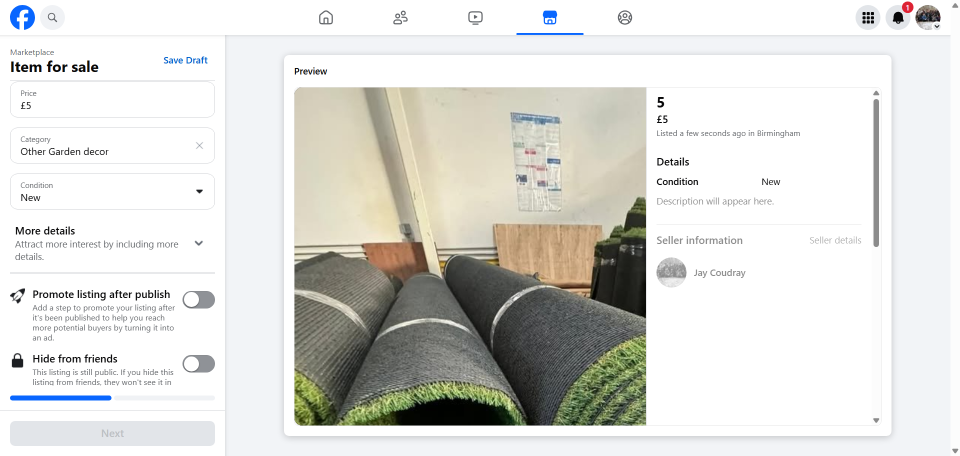
#> input picture error_create_1758034740.png, 1920 x 912 px, given as the content of the folder accounts, which was not available (shown at 1/2 size)
$ python test_metadata.py error_create_1758034740.png
#> lines starting #> are read from the running program, lines starting #| are printed output that depends on the picture; pictures that were not available may be replaced by others from this repository, and a replacement may not be noted
### image_metadata.py
#!/usr/bin/env python3
"""
Image Metadata Modification Module
Modifies image EXIF data to appear as if taken on iPhone 12 from random UK locations.
"""

import os
import random
import datetime
from PIL import Image, ImageEnhance
from PIL.ExifTags import TAGS, GPSTAGS
import piexif
import json

class ImageMetadataModifier:
    """Modifies image metadata to appear as iPhone 12 photos from UK locations."""

    def __init__(self):
        """Initialize the metadata modifier with iPhone 12 camera specs."""
        # Perceptual shift ranges (±10% to ±25% for very noticeable changes)
        self.brightness_min = 0.85  # -15% to +25%
        self.brightness_max = 1.25
        self.contrast_min = 0.80    # -20% to +25%
        self.contrast_max = 1.25

        # Geometric manipulation ranges (±2% to ±5% resize for more noticeable changes)
        self.scale_min = 0.95       # -5%
        self.scale_max = 1.05       # +5%

        # JPEG quality range (88-92 instead of typical 90-95)
        self.quality_min = 88
        self.quality_max = 92

        self.iphone_12_specs = {
            'make': 'Apple',
            'model': 'iPhone 12',
            'software': '15.0',
            'orientation': 1,
            'x_resolution': 72,
            'y_resolution': 72,
            'resolution_unit': 2,
            'color_space': 1,
            'exif_version': b'0232',
            'flashpix_version': b'0100',
            'white_balance': 0,
            'digital_zoom_ratio': (1, 1),
            'focal_length': (4, 1),  # 4mm
            'focal_length_in_35mm_film': 26,
            'scene_capture_type': 0,
            'gain_control': 0,
            'contrast': 0,
            'saturation': 0,
            'sharpness': 0,
            'subject_distance_range': 0,
            'lens_specification': ((4, 1), (4, 1), (18, 10), (18, 10)),  # 4mm f/1.8
            'lens_make': 'Apple',
            'lens_model': 'iPhone 12 back dual wide camera 4.25mm f/1.6'
        }

        # UK major cities with coordinates (properly labeled with country)
        self.uk_locations = [
            # England
            {'name': 'London, United Kingdom', 'lat': 51.5074, 'lon': -0.1278},
            {'name': 'Manchester, United Kingdom', 'lat': 53.4808, 'lon': -2.2426},
            {'name': 'Birmingham, United Kingdom', 'lat': 52.4862, 'lon': -1.8904},
            {'name': 'Leeds, United Kingdom', 'lat': 53.8008, 'lon': -1.5491},
            {'name': 'Liverpool, United Kingdom', 'lat': 53.4084, 'lon': -2.9916},
            {'name': 'Bristol, United Kingdom', 'lat': 51.4545, 'lon': -2.5879},
            {'name': 'Newcastle, United Kingdom', 'lat': 54.9783, 'lon': -1.6178},
            {'name': 'Sheffield, United Kingdom', 'lat': 53.3811, 'lon': -1.4701},
            {'name': 'Nottingham, United Kingdom', 'lat': 52.9548, 'lon': -1.1581},
            {'name': 'Leicester, United Kingdom', 'lat': 52.6369, 'lon': -1.1398},
            {'name': 'Coventry, United Kingdom', 'lat': 52.4068, 'lon': -1.5197},
            {'name': 'Bradford, United Kingdom', 'lat': 53.7960, 'lon': -1.7594},
            {'name': 'Brighton, United Kingdom', 'lat': 50.8225, 'lon': -0.1372},
            {'name': 'Plymouth, United Kingdom', 'lat': 50.3755, 'lon': -4.1427},
            {'name': 'Southampton, United Kingdom', 'lat': 50.9097, 'lon': -1.4044},
            {'name': 'Reading, United Kingdom', 'lat': 51.4543, 'lon': -0.9781},
            # Wales
            {'name': 'Cardiff, Wales', 'lat': 51.4816, 'lon': -3.1791},
            {'name': 'Swansea, Wales', 'lat': 51.6214, 'lon': -3.9436},
            {'name': 'Newport, Wales', 'lat': 51.5842, 'lon': -2.9977},
            {'name': 'Bridgend, Wales', 'lat': 51.5042, 'lon': -3.5767},
            # Scotland
            {'name': 'Glasgow, Scotland', 'lat': 55.8642, 'lon': -4.2518},
            {'name': 'Edinburgh, Scotland', 'lat': 55.9533, 'lon': -3.1883}
        ]

    def generate_random_uk_location(self):
        """Generate a random UK location with slight coordinate variation."""
        base_location = random.choice(self.uk_locations)

        # Add small random variation to coordinates (±0.1 degrees ≈ ±11km)
        lat_variation = random.uniform(-0.1, 0.1)
        lon_variation = random.uniform(-0.1, 0.1)

        return {
            'name': base_location['name'],
            'lat': base_location['lat'] + lat_variation,
            'lon': base_location['lon'] + lon_variation
        }

    def generate_random_timestamp(self, days_back=30):
        """Generate a random timestamp within the last N days."""
        now = datetime.datetime.now()
        random_days = random.randint(1, days_back)
        random_hours = random.randint(0, 23)
        random_minutes = random.randint(0, 59)
        random_seconds = random.randint(0, 59)

        photo_time = now - datetime.timedelta(
            days=random_days,
            hours=random_hours,
            minutes=random_minutes,
            seconds=random_seconds
        )

        return photo_time

    def apply_perceptual_shift(self, image):
        """
        Apply minimal random adjustments to brightness and contrast.
        Changes are subtle (±2% to ±5%) to avoid detection while maintaining quality.

        Args:
            image: PIL Image object

        Returns:
            tuple: (modified image, brightness_factor, contrast_factor)
        """
        # Generate random factors within safe ranges
        brightness_factor = random.uniform(self.brightness_min, self.brightness_max)
        contrast_factor = random.uniform(self.contrast_min, self.contrast_max)

        # Apply brightness adjustment
        enhancer = ImageEnhance.Brightness(image)
        image = enhancer.enhance(brightness_factor)

        # Apply contrast adjustment
        enhancer = ImageEnhance.Contrast(image)
        image = enhancer.enhance(contrast_factor)

        return image, brightness_factor, contrast_factor

    def apply_geometric_manipulation(self, image):
        """
        Apply subtle geometric manipulation: resize by small amount, then crop.
        This changes pixel dimensions slightly to create a unique image signature.

        Args:
            image: PIL Image object

        Returns:
            tuple: (modified image, scale_factor, final_size)
        """
        original_width, original_height = image.size

        # Calculate scale factor (±0.3% to ±0.7%)
        scale_factor = random.uniform(self.scale_min, self.scale_max)

        # Calculate new dimensions
        new_width = int(original_width * scale_factor)
        new_height = int(original_height * scale_factor)

        # Resize image using high-quality resampling
        from PIL import Image as PILImage
        resized_image = image.resize((new_width, new_height), PILImage.LANCZOS)

        # Determine final dimensions (crop to common aspect ratios)
        # Try to maintain original aspect ratio but with slightly different dimensions
        aspect_ratio = original_width / original_height

        # Adjust final dimensions to be non-standard
        # Add or subtract 1-3 pixels from each dimension
        width_adjustment = random.randint(-3, 3)
        height_adjustment = random.randint(-3, 3)

        final_width = max(new_width + width_adjustment, 100)  # Minimum 100px
        final_height = max(new_height + height_adjustment, 100)

        # Ensure final dimensions don't exceed resized dimensions
        final_width = min(final_width, new_width)
        final_height = min(final_height, new_height)

        # Calculate crop box (center crop if needed)
        if final_width < new_width or final_height < new_height:
            left = (new_width - final_width) // 2
            top = (new_height - final_height) // 2
            right = left + final_width
            bottom = top + final_height

            final_image = resized_image.crop((left, top, right, bottom))
        else:
            final_image = resized_image

        return final_image, scale_factor, (final_width, final_height)

    # [8 lines left out: function generate_random_jpeg_quality, not called in this run]

    def create_gps_exif(self, lat, lon, altitude=None):
        """Create GPS EXIF data for the given coordinates."""
        if altitude is None:
            altitude = random.randint(10, 200)  # Random altitude 10-200m

        # Convert to degrees, minutes, seconds format
        def deg_to_dms(deg):
            d = int(deg)
            m = int((deg - d) * 60)
            s = ((deg - d) * 60 - m) * 60
            return ((d, 1), (m, 1), (int(s * 100), 100))

        lat_dms = deg_to_dms(abs(lat))
        lon_dms = deg_to_dms(abs(lon))

        gps_ifd = {
            piexif.GPSIFD.GPSVersionID: (2, 0, 0, 0),
            piexif.GPSIFD.GPSLatitudeRef: 'N' if lat >= 0 else 'S',
            piexif.GPSIFD.GPSLatitude: lat_dms,
            piexif.GPSIFD.GPSLongitudeRef: 'E' if lon >= 0 else 'W',
            piexif.GPSIFD.GPSLongitude: lon_dms,
            piexif.GPSIFD.GPSAltitudeRef: 0,
            piexif.GPSIFD.GPSAltitude: (altitude, 1),
            piexif.GPSIFD.GPSTimeStamp: (
                (random.randint(8, 18), 1),  # Hour
                (random.randint(0, 59), 1),  # Minute
                (random.randint(0, 59), 1)   # Second
            )
        }

        return gps_ifd

    def create_exif_data(self, location, timestamp):
        """Create complete EXIF data for iPhone 12."""
        # Create GPS data
        gps_ifd = self.create_gps_exif(location['lat'], location['lon'])

        # Create main EXIF data
        exif_ifd = {
            piexif.ExifIFD.DateTimeOriginal: timestamp.strftime('%Y:%m:%d %H:%M:%S'),
            piexif.ExifIFD.DateTimeDigitized: timestamp.strftime('%Y:%m:%d %H:%M:%S'),
            piexif.ExifIFD.ExifVersion: self.iphone_12_specs['exif_version'],
            piexif.ExifIFD.FlashpixVersion: self.iphone_12_specs['flashpix_version'],
            piexif.ExifIFD.WhiteBalance: self.iphone_12_specs['white_balance'],
            piexif.ExifIFD.DigitalZoomRatio: self.iphone_12_specs['digital_zoom_ratio'],
            piexif.ExifIFD.FocalLength: self.iphone_12_specs['focal_length'],
            piexif.ExifIFD.FocalLengthIn35mmFilm: self.iphone_12_specs['focal_length_in_35mm_film'],
            piexif.ExifIFD.SceneCaptureType: self.iphone_12_specs['scene_capture_type'],
            piexif.ExifIFD.GainControl: self.iphone_12_specs['gain_control'],
            piexif.ExifIFD.Contrast: self.iphone_12_specs['contrast'],
            piexif.ExifIFD.Saturation: self.iphone_12_specs['saturation'],
            piexif.ExifIFD.Sharpness: self.iphone_12_specs['sharpness'],
            piexif.ExifIFD.SubjectDistanceRange: self.iphone_12_specs['subject_distance_range'],
            piexif.ExifIFD.LensSpecification: self.iphone_12_specs['lens_specification'],
            piexif.ExifIFD.LensMake: self.iphone_12_specs['lens_make'],
            piexif.ExifIFD.LensModel: self.iphone_12_specs['lens_model']
        }

        # Create IFD0 data
        zeroth_ifd = {
            piexif.ImageIFD.Make: self.iphone_12_specs['make'],
            piexif.ImageIFD.Model: self.iphone_12_specs['model'],
            piexif.ImageIFD.Software: self.iphone_12_specs['software'],
            piexif.ImageIFD.Orientation: self.iphone_12_specs['orientation'],
            piexif.ImageIFD.XResolution: (self.iphone_12_specs['x_resolution'], 1),
            piexif.ImageIFD.YResolution: (self.iphone_12_specs['y_resolution'], 1),
            piexif.ImageIFD.ResolutionUnit: self.iphone_12_specs['resolution_unit'],
            # piexif.ImageIFD.ColorSpace: self.iphone_12_specs['color_space'],  # Not available in this piexif version
            piexif.ImageIFD.DateTime: timestamp.strftime('%Y:%m:%d %H:%M:%S')
        }

        # Combine all EXIF data
        exif_dict = {
            "0th": zeroth_ifd,
            "Exif": exif_ifd,
            "GPS": gps_ifd
        }

        return exif_dict

    def modify_image_metadata(self, image_path, output_path=None):
        """
        Apply comprehensive anti-duplicate detection pipeline:
        1. Metadata stripping (replaced with new iPhone 12 metadata)
        2. Perceptual shift (subtle brightness/contrast changes)
        3. Geometric manipulation (resize + crop to unique dimensions)
        4. Compression change (random JPEG quality 88-92)

        This creates a unique perceptual hash while maintaining visual quality.

        Args:
            image_path (str): Path to input image
            output_path (str): Path to save modified image (optional)

        Returns:
            dict: Information about the modification
        """
        try:
            # Generate random location and timestamp for new metadata
            location = self.generate_random_uk_location()
            timestamp = self.generate_random_timestamp()

            # STEP 1: Open image (existing metadata will be stripped when saving)
            image = Image.open(image_path)
            original_size = image.size

            # Convert to RGB if needed (for JPEG compatibility)
            if image.mode in ('RGBA', 'LA', 'P'):
                rgb_image = Image.new('RGB', image.size, (255, 255, 255))
                if image.mode == 'P':
                    image = image.convert('RGBA')
                rgb_image.paste(image, mask=image.split()[-1] if image.mode == 'RGBA' else None)
                image = rgb_image

            # STEP 2: Apply perceptual shift (noticeable brightness/contrast changes)
            image, brightness_factor, contrast_factor = self.apply_perceptual_shift(image)

            # STEP 2.5: Apply additional contrast enhancement for visibility
            from PIL import ImageEnhance
            contrast_enhancer = ImageEnhance.Contrast(image)
            additional_contrast = random.uniform(0.9, 1.1)  # Additional ±10% contrast
            image = contrast_enhancer.enhance(additional_contrast)

            # STEP 3: Apply geometric manipulation (resize + crop)
            image, scale_factor, final_size = self.apply_geometric_manipulation(image)

            # STEP 4: Create new EXIF data (replaces old metadata)
            exif_dict = self.create_exif_data(location, timestamp)
            exif_bytes = piexif.dump(exif_dict)

            # Generate random JPEG quality for unique compression signature
            jpeg_quality = self.generate_random_jpeg_quality()

            # Determine output path
            if output_path is None:
                output_path = image_path  # Overwrite original

            # Save with new EXIF data and random quality
            image.save(output_path, 'JPEG', exif=exif_bytes, quality=jpeg_quality, optimize=True)

            # Calculate actual changes for reporting
            brightness_change = (brightness_factor - 1.0) * 100
            contrast_change = (contrast_factor - 1.0) * 100
            additional_contrast_change = (additional_contrast - 1.0) * 100
            total_contrast_change = contrast_change + additional_contrast_change
            size_change = (scale_factor - 1.0) * 100

            # Return comprehensive modification info
            return {
                'success': True,
                'original_path': image_path,
                'output_path': output_path,
                'location': location,
                'timestamp': timestamp.strftime('%Y-%m-%d %H:%M:%S'),
                'camera': f"{self.iphone_12_specs['make']} {self.iphone_12_specs['model']}",
                'brightness_factor': f"{brightness_factor:.4f}",
                'contrast_factor': f"{contrast_factor:.4f}",
                'brightness_change_pct': f"{brightness_change:+.2f}%",
                'contrast_change_pct': f"{total_contrast_change:+.2f}%",
                'scale_factor': f"{scale_factor:.4f}",
                'size_change_pct': f"{size_change:+.2f}%",
                'original_size': f"{original_size[0]}x{original_size[1]}",
                'final_size': f"{final_size[0]}x{final_size[1]}",
                'jpeg_quality': jpeg_quality
            }

        except Exception as e:
            return {
                'success': False,
                'error': str(e),
                'original_path': image_path
            }

    # [44 lines left out: function modify_multiple_images, not called in this run]

    def get_image_info(self, image_path):
        """Get current image metadata information."""
        try:
            image = Image.open(image_path)
            exif_data = image._getexif()

            if exif_data is None:
                return {'has_exif': False, 'message': 'No EXIF data found'}

            exif_info = {}
            for tag_id, value in exif_data.items():
                tag = TAGS.get(tag_id, tag_id)
                exif_info[tag] = value

            return {
                'has_exif': True,
                'exif_data': exif_info,
                'image_size': image.size,
                'image_mode': image.mode
            }

        except Exception as e:
            return {
                'has_exif': False,
                'error': str(e)
            }

# [34 lines left out: function main, not called in this run]

# [2 lines that do not run on import are left out]

### test_metadata.py
#!/usr/bin/env python3
"""
Test script for image metadata modification functionality.
"""

import os
import sys
from image_metadata import ImageMetadataModifier

def test_metadata_modification():
    """Test the metadata modification functionality."""
    print("🧪 Testing Image Metadata Modification")
    print("=" * 50)

    # Initialize modifier
    modifier = ImageMetadataModifier()

    # Find test images
    test_images = []
    for root, dirs, files in os.walk('accounts'):
        for file in files:
            if file.lower().endswith(('.jpg', '.jpeg', '.png')):
                test_images.append(os.path.join(root, file))
                if len(test_images) >= 3:  # Test with up to 3 images
                    break
        if len(test_images) >= 3:
            break

    if not test_images:
        print("❌ No test images found in accounts directory")
        print("💡 Add some images to test the metadata modification")
        return False

    print(f"📸 Found {len(test_images)} test images")
    print()

    # Test individual image modification
    print("🔧 Testing individual image modification...")
    test_image = test_images[0]
    print(f"📁 Test image: {os.path.basename(test_image)}")

    # Create output directory for test
    test_output_dir = "test_metadata_output"
    os.makedirs(test_output_dir, exist_ok=True)

    # Get original image info
    print("\n📊 Original image info:")
    original_info = modifier.get_image_info(test_image)
    if original_info['has_exif']:
        print("✅ Has EXIF data")
        if 'Make' in original_info['exif_data']:
            print(f"   Camera: {original_info['exif_data'].get('Make', 'Unknown')} {original_info['exif_data'].get('Model', 'Unknown')}")
        if 'DateTime' in original_info['exif_data']:
            print(f"   Date: {original_info['exif_data'].get('DateTime', 'Unknown')}")
    else:
        print("❌ No EXIF data found")

    # Modify the image
    output_path = os.path.join(test_output_dir, f"modified_{os.path.basename(test_image)}")
    result = modifier.modify_image_metadata(test_image, output_path)

    if result['success']:
        print(f"\n✅ Image modified successfully!")
        print(f"📁 Output: {output_path}")
        print(f"📍 Location: {result['location']['name']} ({result['location']['lat']:.4f}, {result['location']['lon']:.4f})")
        print(f"📅 Date: {result['timestamp']}")
        print(f"📱 Camera: {result['camera']}")

        # Check modified image info
        print("\n📊 Modified image info:")
        modified_info = modifier.get_image_info(output_path)
        if modified_info['has_exif']:
            print("✅ Has EXIF data")
            if 'Make' in modified_info['exif_data']:
                print(f"   Camera: {modified_info['exif_data'].get('Make', 'Unknown')} {modified_info['exif_data'].get('Model', 'Unknown')}")
            if 'DateTime' in modified_info['exif_data']:
                print(f"   Date: {modified_info['exif_data'].get('DateTime', 'Unknown')}")
            if 'GPS' in modified_info['exif_data']:
                print("   GPS: ✅ Location data present")
        else:
            print("❌ No EXIF data found")
    else:
        print(f"❌ Failed to modify image: {result['error']}")
        return False

    # Test multiple image modification
    print(f"\n🔧 Testing multiple image modification...")
    multiple_results = modifier.modify_multiple_images(test_images[:2], test_output_dir)

    successful = sum(1 for r in multiple_results if r['success'])
    print(f"\n📊 Multiple image test: {successful}/{len(multiple_results)} successful")

    # Show UK locations
    print(f"\n🇬🇧 Available UK locations:")
    for i, location in enumerate(modifier.uk_locations[:10], 1):
        print(f"   {i:2d}. {location['name']} ({location['lat']:.4f}, {location['lon']:.4f})")
    if len(modifier.uk_locations) > 10:
        print(f"   ... and {len(modifier.uk_locations) - 10} more")

    print(f"\n🎉 Metadata modification test completed!")
    print(f"📁 Test output directory: {test_output_dir}")
    print("💡 Check the modified images to see the new metadata")

    return True

# [22 lines left out: function show_metadata_info, not called in this run]

def main():
    """Main test function."""
    print("🧪 Image Metadata Modification Test Suite")
    print("=" * 50)

    if len(sys.argv) > 1 and sys.argv[1] == '--info':
        show_metadata_info()
        return

    try:
        success = test_metadata_modification()
#> in get_image_info, image is the input picture: PIL image 1920x912 RGB; mean R, G, B 220.3, 220.2, 216.2
#> in apply_perceptual_shift, `image = enhancer.enhance(brightness_factor)`:
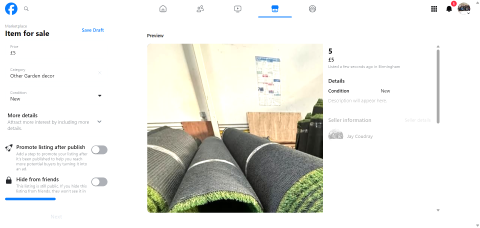
#> image: PIL image 1920x912 RGB (shown at 1/4 size); mean R, G, B 231.6, 231.7, 226.7
#> in apply_perceptual_shift, `image = enhancer.enhance(contrast_factor)`:
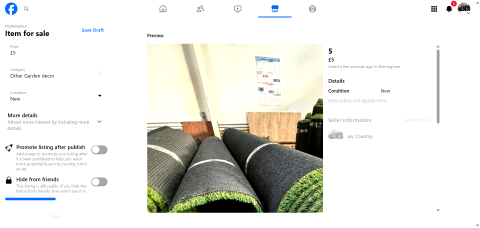
#> image: PIL image 1920x912 RGB (shown at 1/4 size); mean R, G, B 228.7, 228.7, 223.3
#> in modify_image_metadata, `image, brightness_factor, contrast_factor = self.apply_perceptual_shif..`: brightness_factor = 1.22; contrast_factor = 1.17
#> in apply_geometric_manipulation, `resized_image = image.resize((new_width, new_height), PILImage.LANCZOS)`:
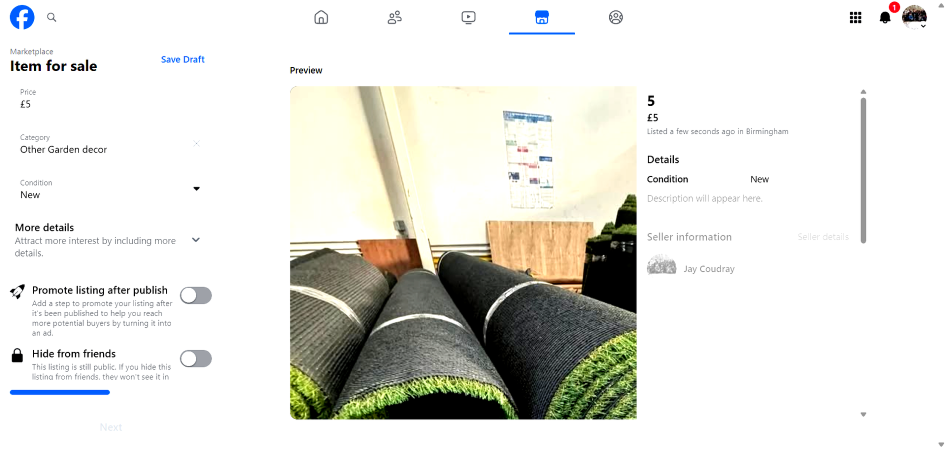
#> resized_image: PIL image 1892x899 RGB (shown at 1/2 size); mean R, G, B 227, 226.9, 221.3
#> in modify_image_metadata, `image, scale_factor, final_size = self.apply_geometric_manipulation(im..`: scale_factor = 0.986; final_size = (1890, 899)
        if success:
            print("\n✅ All tests passed!")
        else:
            print("\n❌ Some tests failed!")
    except Exception as e:
        print(f"\n❌ Test error: {e}")
        import traceback
        traceback.print_exc()

if __name__ == "__main__":
    main()
#> (the call stopped at in modify_image_metadata, `exif_bytes = piexif.dump(exif_dict)`: piexif is not available in this run)
